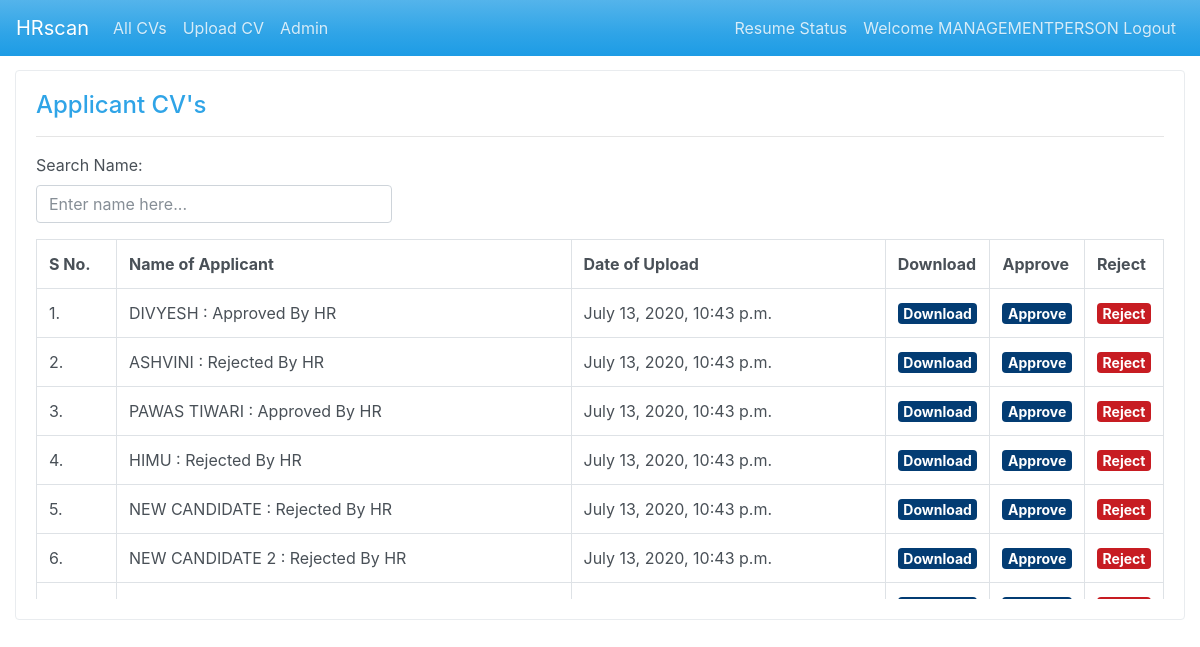
Screenshot of /adminpanel/ (signed in) with the database file from the repository.
### scan_app/models.py (models this page shows, shortened)
class ApplicantCV(models.Model):
    applicant_name = models.CharField(max_length=50)
    applicant_cv = models.FileField()
    upload_date = models.DateTimeField(auto_now=True)
    cv_ext = models.CharField(max_length=5)
    approved_by_hr = models.ForeignKey(User,on_delete=models.DO_NOTHING, null=True, blank=True,related_name='cvs_by_hr')
    approved_by_tr = models.ForeignKey(User,on_delete=models.DO_NOTHING, null=True, blank=True,related_name='cvs_by_tr')
    approved_by_mr =  models.ForeignKey(User,on_delete=models.DO_NOTHING, null=True, blank=True,related_name='cvs_by_mr')
    rejected_by =  models.ForeignKey(User,on_delete=models.DO_NOTHING, null=True, blank=True,related_name='cvs_rejected')

### scan_app/views.py (the view)
# urls.py: path('adminpanel/', views.getcv, name='adminpanel'),
def getcv(request):
    context = {}
    context['applicant_cv'] = ApplicantCV.objects.all()
    if request.user.is_authenticated:
        if request.user.groups.filter(name='Senior Managers').exists():
            context['applicant_cv'] = context['applicant_cv'].filter(approved_by_mr=None)
        elif request.user.groups.filter(name='Technical Supervisiors').exists():
            print('Technical Supervisiors',context['applicant_cv'].filter(approved_by_mr=None).filter(approved_by_tr=None).filter(rejected_by=None))
            context['applicant_cv'] = context['applicant_cv'].filter(approved_by_mr=None).filter(approved_by_tr=None).filter(rejected_by=None)
        elif request.user.groups.filter(name='HR Group').exists():
            context['applicant_cv'] = context['applicant_cv'].filter(approved_by_hr=None).filter(approved_by_mr=None).filter(approved_by_tr=None).filter(rejected_by=None)
    return render(request, 'cv.html', context)

### scan_app/templates/cv.html (shortened to what this page needs)
{% extends 'base.html' %}
{% block content %}
    <div class="container-fluid" style="margin-top:20px;">
      <div class="row">
        <div class="col-lg-12">
          <div class="card border-secondary">
            <div class="card-body">
              <h4 class="card-title">Applicant CV's</h4>
              <hr/>
              <div class="row">
                <div class="col-lg-4 col-md-4">
                  <div class="form-group">
                    <label for="">Search Name:</label>
                    <input type="text" class="form-control" id="search" placeholder="Enter name here...">
                  </div>
                </div>
              </div>
              <div style="height:360px;overflow:auto">
                <table id="cvtable" class="table table-bordered">
                  <tr>
                    <th style="width:80px">S No.</th>
                    <th>Name of Applicant</th>
                    <th>Date of Upload</th>
                    <th style="width:40px">Download</th>
                    <th style="width:40px">Approve</th>
                    <th style="width:40px">Reject</th>
                  </tr>
                  {% for a in applicant_cv %}
                  <tr>
                    <td>{{forloop.counter}}.</td>
                    <td>{{a.applicant_name|upper}}
{% if a.approved_by_hr or  a.approved_by_tr or  a.approved_by_mr %}
: Approved By {{ a.approved_by_mr.username }}
{{ a.approved_by_hr.username }}
{% endif %}
{% if a.rejected_by %}
: Rejected By {{ a.rejected_by.username }}
{% endif %}
                    </td>
                    <td>{{a.upload_date}}</td>
                    <td><a style="font-size:14px" class="badge badge-info" href="../../media/{{a.applicant_cv}}">Download</a></td>
                    <td><a style="font-size:14px" class="badge badge-info"
                     href="{% url 'approved' id=a.id %}">Approve</a></td>
                    <td><a style="font-size:14px" class="badge badge-danger del" id="{{a.id}}" href="#">Reject</a></td>
                  </tr>
                  {% endfor %}
                </table>
              </div>
            </div>
          </div>
        </div>
      </div>
    </div>
{% endblock %}

### scan_app/templates/base.html (shortened to what this page needs)
<!DOCTYPE html>
{% load static %}
<html lang="en" dir="ltr">
  <head>
    <link rel="stylesheet" href="{% static 'css/bootstrap.min.css' %}" />
  </head>
  <body>
    <nav class="navbar navbar-expand-lg navbar-dark fixed-top bg-primary">
      <a class="navbar-brand"
          {% if user.is_authenticated %}
       href="{% url 'cv_panel' %}"
       {% else %}
       href="{% url 'index' %}"
       {% endif %}
       >HRscan</a>
      <div class="collapse navbar-collapse" id="navbarColor02">
        <ul class="navbar-nav mr-auto">
          {% if user.is_authenticated %}
          <li class="nav-item">
            <a class="nav-link" href="{% url 'cv_panel' %}">All CVs</a>
          </li>
          <li class="nav-item">
            <a class="nav-link" href="{% url 'index' %}">Upload CV </a>
          </li>
          {% if user.is_staff %}
          <li class="nav-item">
            <a class="nav-link" href="/admin/">Admin </a>
          </li>
          {% endif %}
          {% else %}
          <li class="nav-item">
            <a class="nav-link" href="{% url 'index' %}">Home </a>
          </li>
          {% endif %}
        </ul>
        <ul class="navbar-nav">
          <li><a class="nav-link" href="{% url 'usercv' %}">Resume Status</a></li>
          <li class="nav-item">
            {% if user.is_authenticated %}
            <a class="nav-link" href="{% url 'logout' %}">Welcome {{user.username.upper}} Logout </a>
            {% else %}
            <a class="nav-link" href="{% url 'login' %}">Login </a>
            {% endif %}
          </li>
        </ul>
      </div>
    </nav>
    {% block content %}
    {% endblock %}
  </body>
</html>

### rows the page displays
ApplicantCV: applicant_name "DIVYESH", approved_by_hr.username "HR", upload_date "July 13, 2020, 10:43 p.m."
ApplicantCV: applicant_name "ASHVINI", rejected_by.username "HR", upload_date "July 13, 2020, 10:43 p.m."
ApplicantCV: applicant_name "PAWAS TIWARI", approved_by_hr.username "HR", upload_date "July 13, 2020, 10:43 p.m."
ApplicantCV: applicant_name "HIMU", rejected_by.username "HR", upload_date "July 13, 2020, 10:43 p.m."
ApplicantCV: applicant_name "NEW CANDIDATE", rejected_by.username "HR", upload_date "July 13, 2020, 10:43 p.m."
ApplicantCV: applicant_name "NEW CANDIDATE 2", rejected_by.username "HR", upload_date "July 13, 2020, 10:43 p.m."

### other values shown
{{ user.username.upper }} "MANAGEMENTPERSON"
